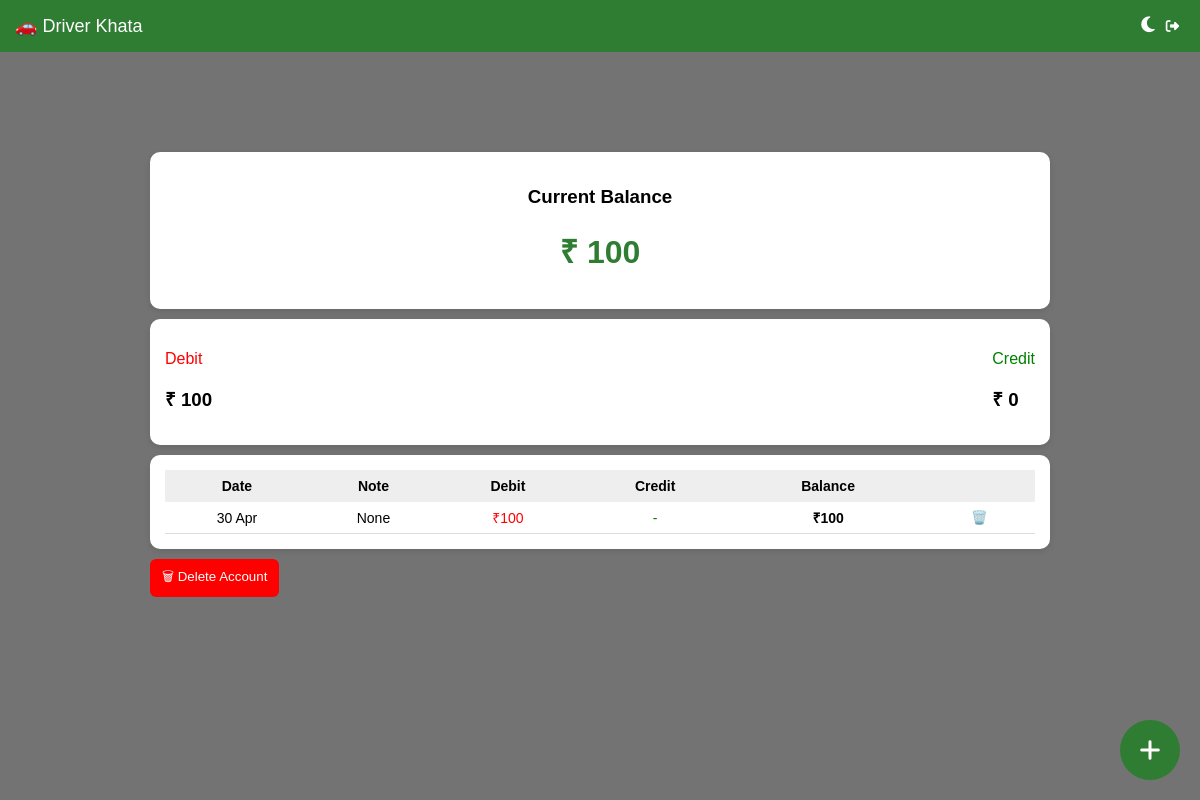
The page / (signed in) on the database as committed earlier.
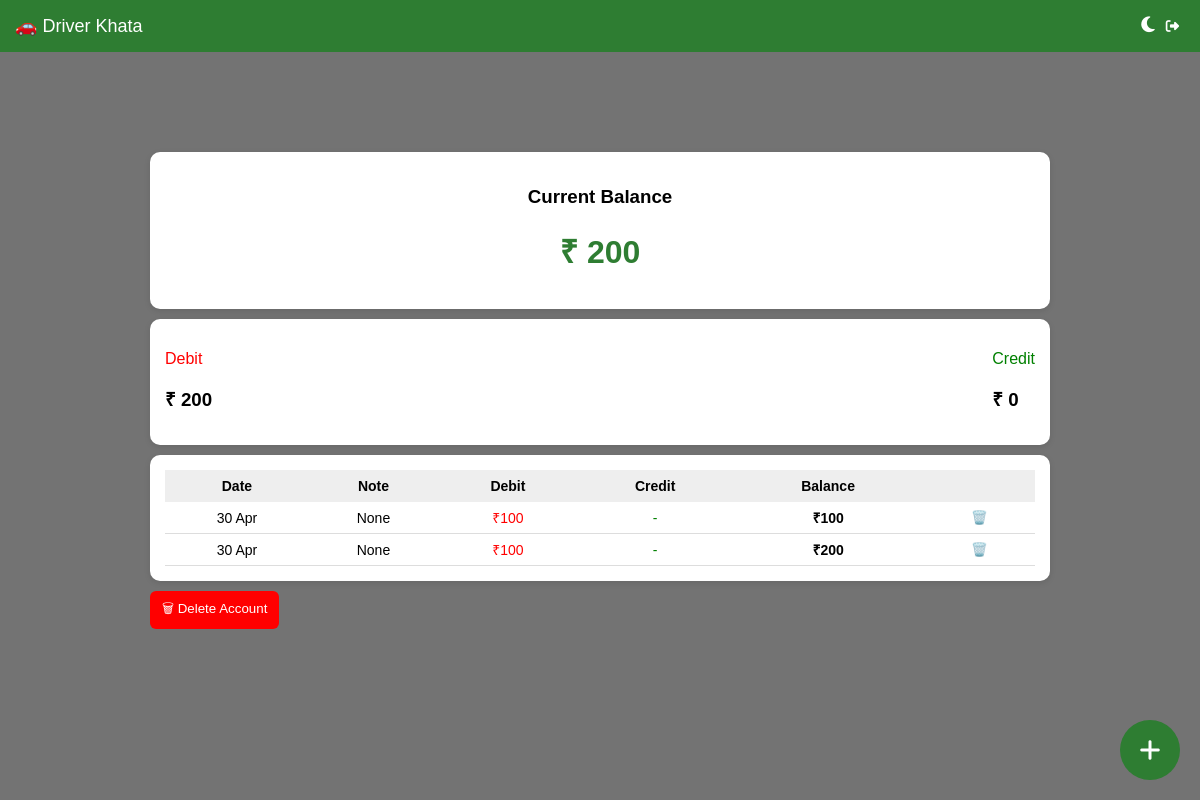
The same page on the database as committed later.
### khata/models.py (models this page shows, shortened)
class Entry(models.Model):
    ENTRY_TYPE = (
        ('ADD', 'Add Expense'),   # daily ₹200
        ('PAY', 'Payment'),       # payment to driver
    )
    user = models.ForeignKey(User, on_delete=models.CASCADE)
    amount = models.IntegerField()
    type = models.CharField(max_length=10, choices=ENTRY_TYPE)
    note = models.CharField(max_length=200, blank=True)
    date = models.DateTimeField(auto_now_add=True)
    phone = models.CharField(max_length=15) # New field for phone number
    note = models.CharField(max_length=100, blank=True, null=True)
    phone = models.CharField(max_length=15, blank=True, null=True)

### khata/views.py (the view)
# urls.py: path('', DashboardView.as_view(), name='home'),
class DashboardView(LoginRequiredMixin, ListView):
    model = Entry
    template_name = 'khata/dashboard.html'
    def get_queryset(self):
        return Entry.objects.filter(user=self.request.user).order_by('date')
    def get_context_data(self, **kwargs):
        context = super().get_context_data(**kwargs)
        entries = context['object_list']
        balance = 0
        running_data = []
        for e in entries:
            if e.type == "ADD":
                balance += e.amount
                debit = e.amount
                credit = 0
            else:
                balance -= e.amount
                debit = 0
                credit = e.amount
            running_data.append({
                'entry': e,
                'debit': debit,
                'credit': credit,
                'balance': balance
            })
        context['running_data'] = running_data
        context['balance'] = balance
        context['total_add'] = sum(x['debit'] for x in running_data)
        context['total_pay'] = sum(x['credit'] for x in running_data)
        return context

### templates/khata/dashboard.html (shortened to what this page needs)
{% extends 'base.html' %}
{% block content %}
<div class="card" style="text-align:center;">
    <h3>Current Balance</h3>
    <h1 style="color:#2e7d32;">₹ {{ balance }}</h1>
</div>
<div class="card" style="display:flex; justify-content:space-between;">
    <div>
        <p style="color:red;">Debit</p>
        <h3>₹ {{ total_add }}</h3>
    </div>
    <div>
        <p style="color:green;">Credit</p>
        <h3>₹ {{ total_pay }}</h3>
    </div>
</div>
<div class="card">
<table style="width:100%; border-collapse: collapse; text-align:center;">
<tr style="background:#eee;">
    <th>Date</th>
    <th>Note</th>
    <th>Debit</th>
    <th>Credit</th>
    <th>Balance</th>
    <th></th>
</tr>
{% for item in running_data %}
<tr style="border-bottom:1px solid #ddd;">
    <td>{{ item.entry.date|date:"d M" }}</td>
    <td>{{ item.entry.note }}</td>
    <td style="color:red;">
        {% if item.debit %}₹{{ item.debit }}{% else %}-{% endif %}
    </td>
    <td style="color:green;">
        {% if item.credit %}₹{{ item.credit }}{% else %}-{% endif %}
    </td>
    <td><strong>₹{{ item.balance }}</strong></td>
    <td>
        <form action="/delete/{{ item.entry.id }}/" method="post">
            <button style="border:none; background:none;">🗑️</button>
        </form>
    </td>
</tr>
{% endfor %}
</table>
</div>
<form action="/delete-account/" method="post" onsubmit="return confirmDelete()">
    <button style="
        background: red;
        color: white;
        border: none;
        padding: 8px 12px;
        border-radius: 6px;
        cursor: pointer;
    ">
        🗑 Delete Account
    </button>
</form>
{% endblock %}

### templates/base.html (shortened to what this page needs)
<!DOCTYPE html>
<html>
<head>
    <link rel="stylesheet" href="https://cdnjs.cloudflare.com/ajax/libs/font-awesome/6.5.0/css/all.min.css">
</head>
<body>
<div class="header">
    🚗 Driver Khata
    <div>
        <i class="fa-solid fa-moon toggle" onclick="toggleDark()"></i>
        <form action="/accounts/logout/" method="post" style="display:inline;">
            <button style="background:none; border:none; color:white;">
                <i class="fa-solid fa-right-from-bracket"></i>
            </button>
        </form>
    </div>
</div>
<div class="container">
    {% block content %}{% endblock %}
</div>
<button class="fab" onclick="location.href='/add/'">
    <i class="fa-solid fa-plus"></i>
</button>
</body>
</html>

### templates/base.html (style rules this page uses)
body::before { content: ""; position: fixed; width: 100%; height: 100%; background: rgba(0,0,0,0.55); z-index: -1; }
.container, .card { position: relative; z-index: 1; }
.card { background: rgba(255,255,255,0.9); backdrop-filter: blur(8px); border-radius: 12px; }
body { margin: 0; font-family: Arial; background: var(--bg); color: var(--text); }
:root { --bg: transparent; --card: white; --text: black; }
.header { background: #2e7d32; color: white; padding: 15px; font-size: 18px; display: flex; justify-content: space-between; }
.container { max-width: 900px; margin: 80px auto; padding: 20px; }
.card { background: var(--card); padding: 15px; border-radius: 10px; margin-bottom: 10px; box-shadow: 0 2px 6px rgba(0,0,0,0.1); }
.fab { position: fixed; bottom: 20px; right: 20px; background: #2e7d32; color: white; border: none; width: 60px; height: 60px; border-radius: 50%; font-size: 24px; }
.toggle { cursor: pointer; }
table { font-size: 14px; }
th { padding: 8px; }
td { padding: 6px; }
.card { animation: slideUp 0.4s ease; }
button { transition: 0.2s; }
.fab { animation: bounce 2s infinite; }
body { animation: fadePage 0.3s ease; }

Rows that differ between the two databases and show on the page:
added Entry: entry "30 Apr", entry.note "None", debit "100", balance "200"
Other text that changed with them:
{{ balance }}: "100" → "200"
{{ total_add }}: "100" → "200"
